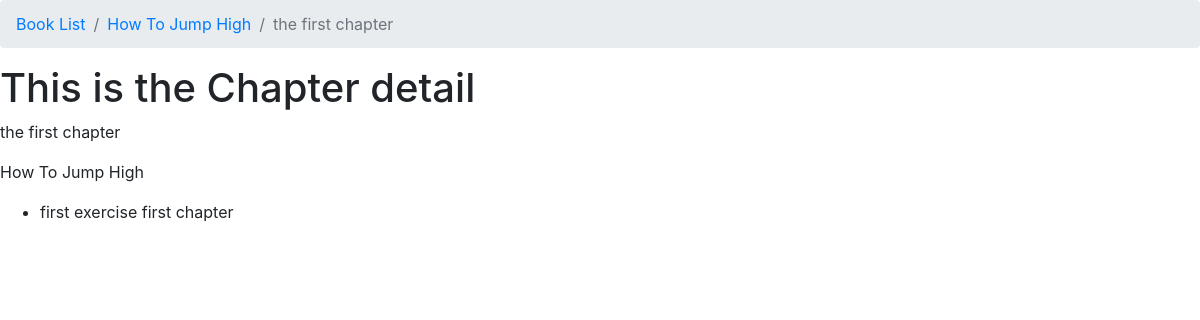
The app's page /htjp/1 with its own data.
### books/models.py (models this page shows, shortened)
class Chapter(models.Model):
    book = models.ForeignKey(Book, on_delete=models.CASCADE)
    chapter_number = models.IntegerField()
    title = models.CharField( max_length=100)
    def __str__(self):
        return self.title

class Book(models.Model):
    author = models.ManyToManyField(Author)
    title = models.CharField( max_length=100)
    publication_date= models.DateTimeField()
    isbn = models.CharField( max_length=16)
    slug = models.SlugField()
    cover = models.ImageField()
    price = models.FloatField()
    def get_absolute_url(self):
        return reverse("books:book-detail", kwargs={"slug": self.slug})

class Exercise(models.Model):
    chapter = models.ForeignKey(Chapter, on_delete=models.CASCADE)
    exercise_number = models.IntegerField()
    page_number = models.IntegerField()
    title = models.CharField( max_length=100)
    def get_absolute_url(self):
        return reverse("books:exercise-detail", kwargs={
            "book_slug": self.chapter.book.slug,
            "chapter_number": self.chapter.chapter_number,
            "exercise_number": self.exercise_number
            })

### books/views.py (the view)
# urls.py: path('<book_slug>/<chapter_number>', chapter_detail,name="chapter-detail"),
def chapter_detail(request,book_slug,chapter_number):
    chapter = Chapter.objects.filter(book__slug=book_slug).filter(chapter_number=chapter_number)
    if chapter.exists():
        context ={
            'chapter':chapter[0]
        }
        return render(request,"chapter_detail.html",context)
    return Http404

### templates/chapter_detail.html
{% extends "base.html" %}
{% block breadcrumb %}
<li class="breadcrumb-item " aria-current="page"><a href="{% url 'books:book-list' %}">Book List</a></li>
<li class="breadcrumb-item " aria-current="page"><a href="{{chapter.book.get_absolute_url}}">{{chapter.book.title}}</a></li>
<li class="breadcrumb-item active" aria-current="page">{{chapter}}</li>
{% endblock breadcrumb %}
{% block content %}
     <h1> This is the Chapter detail</h1>
        <p>{{chapter.title}}</p>
        <p>{{chapter.book.title}}</p>
        <ul>
                {% for exercise in chapter.exercise_set.all %}
                <li> <a href="{{exercise.get_absolute_url}}"> </a> {{ exercise.title}}</a></li>
                {% endfor %}
        </ul>
{% endblock content %}

### records on screen
Chapter: book "How To Jump High", title "the first chapter"
Exercise: title "first exercise first chapter"
